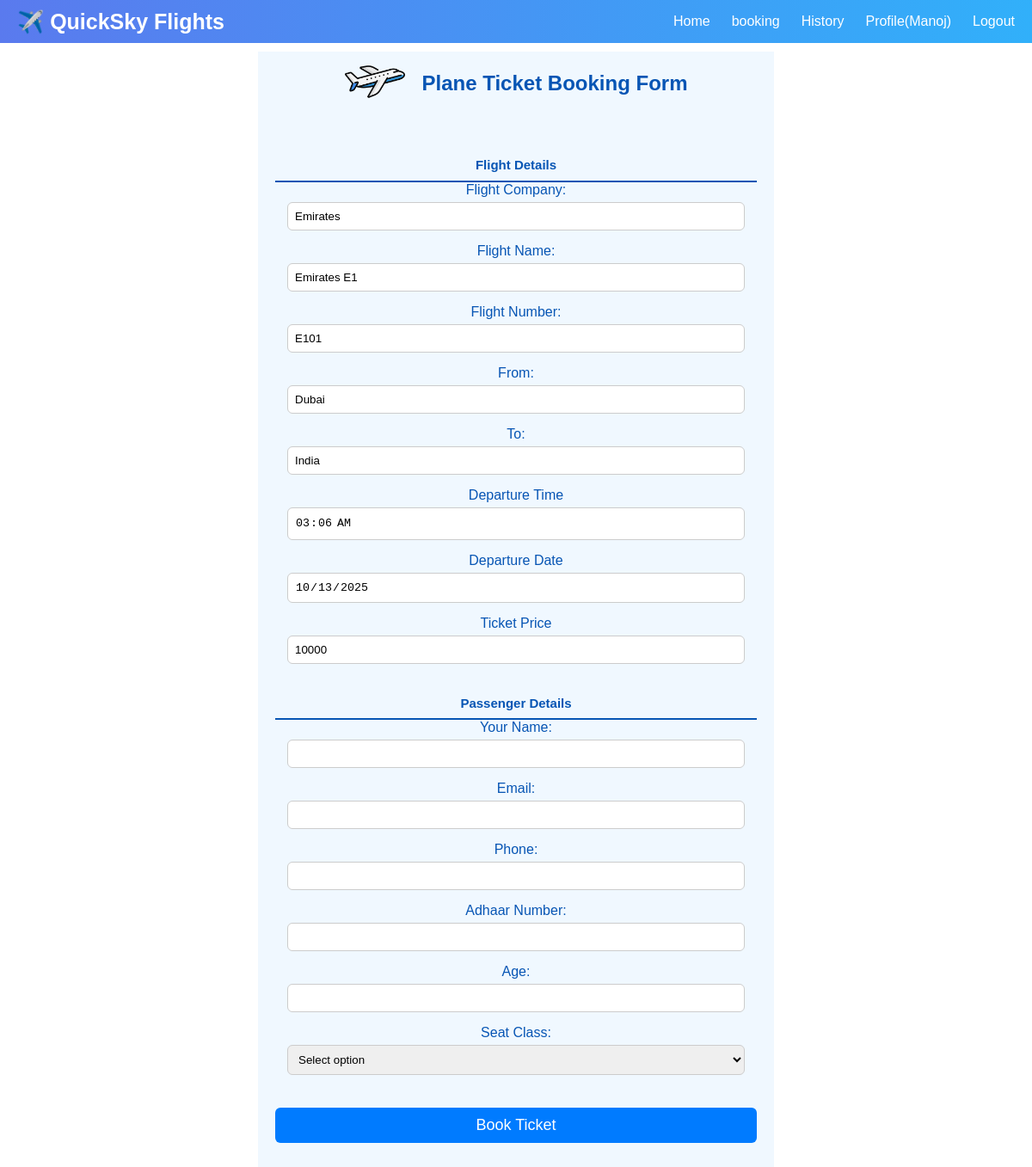
The page /bookNow/1 (signed in) on the database its author committed.
### base/models.py (models this page shows)
class FlightModel(models.Model):
    airline=models.CharField(max_length=100)
    flight_name=models.CharField(max_length=100)
    flight_no=models.CharField(max_length=20)
    departure_city=models.CharField(max_length=100)
    destination_city=models.CharField(max_length=100)
    departure_time=models.TimeField()
    date=models.DateField()
    price=models.IntegerField()

### base/views.py (the view, shortened to what this page needs)
# urls.py: path('bookNow/<int:pk>', views.bookNow, name='bookNow'),
@login_required(login_url='login_')
def bookNow(request, pk):
    flight = FlightModel.objects.get(id=pk)
    seat_classes = SeatClass.objects.all()
    SEAT_LIMITS = {
        "First_class (1-100)": 100,
        "Business(1-20)": 20,
        "Economy(1-60)": 60,
    }
    return render(request, 'booknow.html', {
        'data': flight,
        'seat_classes': seat_classes
    })

### base/templates/booknow.html (shortened to what this page needs)
{% extends 'main.html' %} {% block content %} {% load static %}
<center>
  <div class="book-now-card">
    <div class="book-now">
      <div class="title-card1">
        <img
          src="{% static 'images/flight.png' %}"
          alt="Flight_img"
          height="70px"
          width="70px"
        />
      </div>
      <div class="title-card2">
        <h2>Plane Ticket Booking Form</h2>
      </div>
    </div>
    <div class="booking-form-detail">
      <form action="" method="POST" id="booking-form">
        <p>Flight Details</p>
        <hr class="booking-horizontal" />
        <label>Flight Company:</label>
        <input
          type="text"
          name="flight_company"
          value="{{data.airline}}"
          readonly
        />
        <br />
        <label>Flight Name:</label>
        <input
          type="text"
          name="flight_name"
          value="{{data.flight_name}}"
          readonly
        />
        <br />
        <label>Flight Number:</label>
        <input
          type="text"
          name="flight_number"
          value="{{data.flight_no}}"
          readonly
        />
        <br />
        <label>From:</label>
        <input
          type="text"
          name="from"
          value="{{data.departure_city}}"
          readonly
        />
        <br />
        <label>To:</label> <br />
        <input
          type="text"
          name="to"
          value="{{data.destination_city}}"
          readonly
        />
        <br />
        <label>Departure Time</label>
        <input
          type="time"
          name="departure_time"
          value="{{data.departure_time|time:'H:i'}}"
          readonly
        />
        <br />
        <label>Departure Date</label>
        <input
          type="date"
          name="departure_date"
          value="{{data.date|date:'Y-m-d'}}"
          readonly
        />
        <br />
        <label>Ticket Price</label>
        <input
          type="number"
          name="ticket_price"
          value="{{data.price}}"
          readonly
        />
        <br />
        <br />
        <p>Passenger Details</p>
        <hr class="booking-horizontal" />
        <label>Your Name:</label>
        <input type="text" name="name" required /> <br />
        <label>Email:</label>
        <input type="email" name="email" required /> <br />
        <label>Phone:</label>
        <input type="number" name="phone" required /> <br />
        <label>Adhaar Number:</label>
        <input type="number" name="adhaar" required /> <br />
        <label>Age:</label> <br />
        <input type="number" name="age" required /> <br />
        <label>Seat Class:</label>
        <select name="seat_class" required>
          <option value="" disabled selected>Select option</option>
        </select>
        <br /><br />
        <input type="submit" value="Book Ticket" />
      </form>
    </div>
  </div>
</center>
{% endblock content %}

### templates/main.html (shortened to what this page needs)
<!DOCTYPE html>
<html lang="en">
<head>
    {% load static %}
    <link rel="stylesheet" href="{% static 'flightbookingsystem_style.css' %}">
</head>
<body>
    {% include 'nav.html' %}
    {% block content %}
    {% endblock content %}
</body>
</html>

### templates/nav.html
<nav>
  <div class="logo">✈️ QuickSky Flights</div>
  <div class="links">
    {% if request.user.is_authenticated %}
    <a href="{% url 'home' %}">Home</a>
    <a href="{% url 'booking' %}">booking</a>
    <a href="{% url 'history' %}">History</a>
    <a href="{% url 'profile' %}">Profile({{request.user.username}})</a>
    <a href="{% url 'logout_' %}">Logout</a>
    {% else %}
    <a href="{% url 'home' %}">Home</a>
    <a href="{% url 'login_' %}">Login</a>
    <a href="{% url 'register' %}">Register</a>
    <a href="{% url 'support' %}">Support</a>
    <a href="{% url 'about' %}">About</a>
    {% endif %}
  </div>
</nav>

### static/flightbookingsystem_style.css (style rules this page uses)
* { margin: 0; padding: 0; box-sizing: border-box; }
body { font-family: Arial, Helvetica, sans-serif; }
nav { position: fixed; top: 0; width: 100%; z-index: 1000; display: flex; align-items: center; justify-content: space-between; height: 50px; padding: 20px; background: linear-gradient(to left, rgb(49, 176, 250), rgb(90, 122, 238)); }
nav .logo { color: white; font-weight: bold; font-size: 25px; }
nav .links { display: flex; align-items: center; justify-content: space-between; gap: 25px; }
nav a { text-decoration: none; color: white; }
center { display: block; width: 100%; }
form { position: relative; text-align: center; }
form label { font-weight: bold; }
form label { font-size: 15px; color: rgb(7, 85, 180); }
.book-now-card { width: 50%; background-color: aliceblue; }
.book-now { margin-top: 60px; display: flex; align-items: center; justify-content: center; gap: 20px; }
.book-now .title-card2 h2 { color: rgb(7, 85, 180); }
.booking-form-detail { text-align: left; padding: 20px; border-radius: 10px; }
.booking-form-detail p { font-size: 15px; color: rgb(7, 85, 180); margin-bottom: 5px; font-weight: 600; }
.booking-horizontal { border: 1px solid rgb(7, 85, 180); color: rgb(7, 85, 180); }
#booking-form { margin-top: 25px; }
.booking-form-detail label { font-size: 16px; font-weight: 500; }
.booking-form-detail input, select { width: 95%; padding: 8px; margin: 5px 0 15px 0; border: 1px solid #ccc; border-radius: 6px; }
.booking-form-detail input[type="submit"] { width: 100%; background: #007bff; color: white; border: none; padding: 10px; font-size: 18px; border-radius: 6px; cursor: pointer; }
h1, h2 { color: #003366; }
p { line-height: 1.7; color: #333; }

### rows shown on the page
FlightModel: flight_company "Emirates", flight_name "Emirates E1", flight_number "E101", from "Dubai", to "India", departure_time "03:06", departure_date "10/13/2025", ticket_price "10000"

### other values the page prints
{{ request.user.username }} "Manoj"
